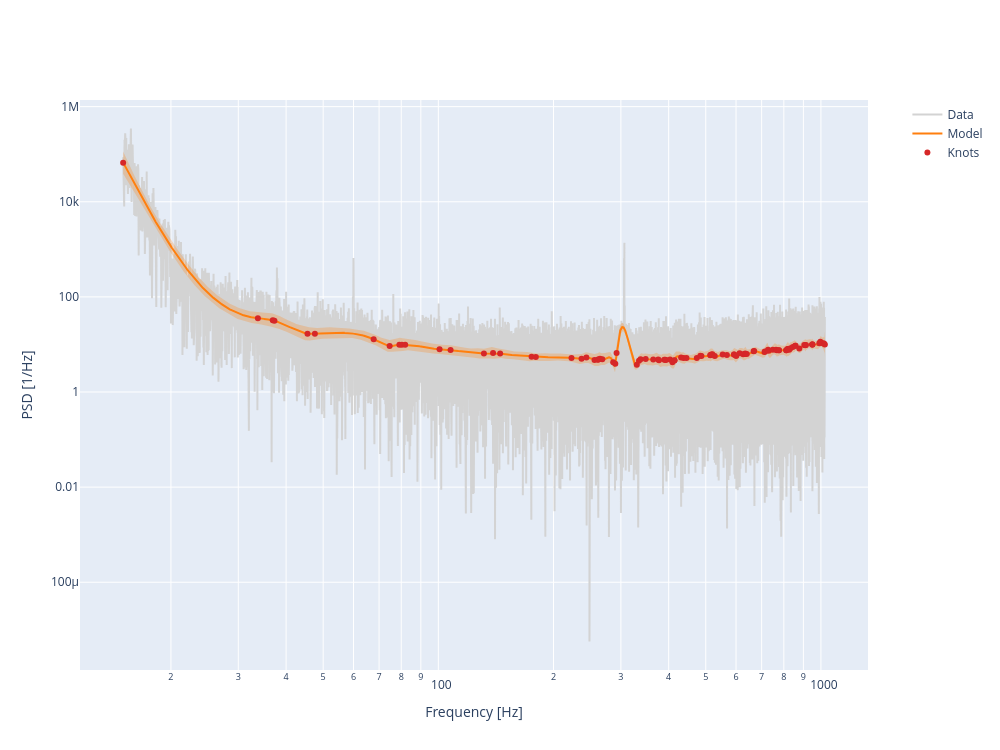

Notebook cell for this chart:
### Code cell
# Plot results
from log_psplines.plotting import plot_pdgrm

plot_pdgrm(idata=mcmc_results, interactive=True)

### Figure 1 — Plotly figure (JSON) as saved in the notebook; plotly's stock layout.template omitted (floating-point values rounded to 4 significant figures; data arrays with more than 128 entries replaced by an {"elided": "..."} marker saying what was removed)
{"data": [{"line": {"color": "#d3d3d3"}, "mode": "lines", "name": "Data", "x": {"elided": "32289 float values"}, "y": {"elided": "32289 float values"}, "type": "scatter"}, {"line": {"color": "#ff7f0e"}, "mode": "lines", "name": "Model", "x": {"elided": "32289 float values"}, "y": {"elided": "32289 float values"}, "type": "scatter"}, {"fill": "toself", "fillcolor": "#ff7f0e", "line": {"width": 0}, "name": "Model CI", "opacity": 0.25, "showlegend": false, "x": {"elided": "64578 float values"}, "y": {"elided": "64578 float values"}, "type": "scatter"}, {"marker": {"color": "#d62728", "size": 6, "symbol": "circle"}, "mode": "markers", "name": "Knots", "x": [15.0, 33.75, 36.91, 37.28, 45.5, 47.56, 67.75, 74.59, 79.09, 80.28, 81.91, 100.7, 107.6, 131.6, 139.0, 145.0, 175.3, 179.8, 222.8, 236.8, 243.8, 256.0, 261.2, 261.6, 264.6, 268.3, 286.4, 290.1, 292.3, 330.2, 334.6, 337.8, 348.3, 364.6, 375.6, 377.3, 389.5, 391.9, 393.5, 403.4, 409.2, 414.0, 414.3, 431.0, 437.7, 445.2, 473.8, 484.1, 487.2, 513.8, 514.4, 517.7, 520.4, 527.8, 553.6, 567.8, 592.6, 593.0, 599.8, 600.8, 612.8, 625.8, 632.5, 634.2, 640.1, 667.1, 669.2, 712.2, 714.1, 727.7, 729.1, 748.6, 763.1, 767.2, 776.7, 776.9, 811.3, 812.2, 818.7, 818.9, 823.3, 826.5, 832.9, 844.5, 856.5, 858.5, 878.2, 904.8, 910.4, 913.8, 948.8, 949.6, 950.4, 990.5, 996.8, 1011.0, 1019.0, 1024.0], "y": [66490.0, 35.59, 32.31, 31.51, 16.81, 16.87, 12.87, 9.3, 9.872, 9.9, 9.881, 7.906, 7.619, 6.463, 6.627, 6.43, 5.485, 5.424, 5.196, 5.013, 5.295, 4.707, 4.786, 4.833, 5.031, 4.878, 4.206, 3.929, 6.581, 3.763, 4.524, 4.856, 4.954, 4.799, 4.824, 4.675, 4.767, 4.748, 4.683, 4.812, 4.242, 4.613, 4.678, 5.291, 5.197, 5.168, 5.207, 5.76, 5.726, 5.938, 5.97, 6.161, 6.232, 5.735, 6.12, 5.97, 6.144, 6.179, 5.793, 5.77, 6.494, 6.235, 6.292, 6.451, 6.332, 7.151, 7.259, 6.899, 7.108, 7.721, 7.41, 7.773, 7.696, 7.509, 7.57, 7.569, 7.533, 7.534, 8.033, 8.066, 7.911, 7.781, 8.33, 8.854, 9.373, 9.346, 8.215, 9.76, 9.644, 9.713, 10.02, 9.996, 9.978, 10.57, 11.43, 10.66, 10.47, 9.914], "type": "scatter"}], "layout": {"xaxis": {"type": "log", "title": {"text": "Frequency [Hz]"}}, "yaxis": {"type": "log", "title": {"text": "PSD [1/Hz]"}}, "legend": {"x": 1.05, "y": 1, "xanchor": "left", "yanchor": "top"}, "width": 1000, "height": 750}}
